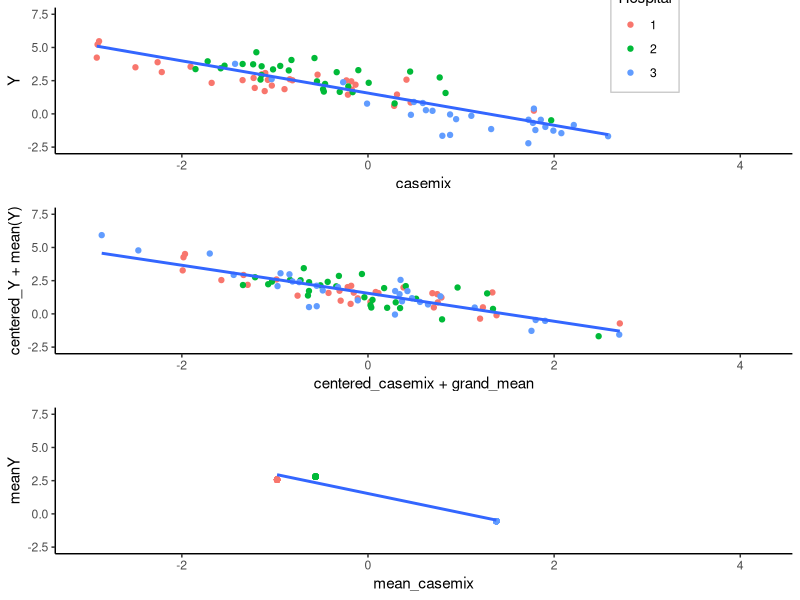

R code for this plot:
## Create a dataset with 3 hospitals
## Patient case mix is measured as a z-score
## Hospital 1 has average case mix of -1
## Hospital 2 has average case mix of 0
## Hospital 3 has average case mix of 1.5
## We sample 30 patients from each of the three hospitals

#setwd("../MLM_2020/Lab2")

library(tidyverse)
library(gridExtra)
set.seed(20160404)

n = 90 # total patients
N = 3 # total hospitals

lab2data = tibble(hospid = rep(1:N, each = n/N),
	      patientid = 1:n, 
	      counter = rep(1:(n/N),N),
	      casemix = rnorm(n,mean = 0,sd = 1) + 
	      	1.5*(hospid == 3) -
	      	1*(hospid==1))
save(lab2data, file = "lab2data.RData")

## Part I: Total = between = within
#load("lab2data.RData")

# Create calculated variables
lab2data =
lab2data %>%
group_by(hospid) %>%
mutate(mean_casemix = mean(casemix),
       centered_casemix = casemix - mean_casemix) %>%
ungroup %>%
mutate(grand_mean = mean(casemix), 
       grand_mean_centered_casemix = casemix - grand_mean)

# Generate patient satisfaction (Y)
# Assume the total variance in Y is 1 and the ICC is 0.4
lab2data = 
lab2data %>%
group_by(hospid) %>%
mutate(b0i = rnorm(1, 0, sqrt(0.4))) %>%
ungroup %>%
mutate(Y = 2 + b0i - 
       	1 * mean_casemix - 
       	1 * centered_casemix + 
       	rnorm(nrow(lab2data), 0,sqrt(0.6))) %>%
group_by(hospid) %>%
mutate(meanY = mean(Y),
       centered_Y = Y - mean(Y))

# Create a graph of the observed data
observed.plot<-
ggplot(lab2data) +
geom_point(aes(x = casemix, y = Y, color = factor(hospid)))+
theme_classic() +
theme(legend.position = c(.8, .8),
      legend.background = element_rect(color = "grey80"))+
scale_color_discrete("Hospital") +
xlim(-3, 4.2) + ylim(-2.5, 7.5)+
stat_smooth(aes(x = casemix, y = Y), method = "lm", se=F)

# Plot the between-hospital effects
between.plot <- 
ggplot(lab2data) +
geom_point(aes(x = mean_casemix, y = meanY, color = factor(hospid)))+
theme_classic() +
theme(legend.position = "none",
      legend.background = element_rect(color = "grey80"))+
scale_color_discrete("Hospital")+
xlim(-3, 4.2) + ylim(-2.5, 7.5) +
stat_smooth(aes(x = mean_casemix, y = meanY), method = "lm", se=F)

# Plot the within effects
within.plot <- 
ggplot(lab2data) +
geom_point(aes(x = centered_casemix + grand_mean, y = centered_Y + mean(Y), 
	   color = factor(hospid)))+
theme_classic() +
theme(legend.position = "none",
      legend.background = element_rect(color = "grey80"))+
scale_color_discrete("Hospital")+
xlim(-3, 4.2) + ylim(-2.5, 7.5) +
stat_smooth(aes(x = centered_casemix + grand_mean, y = centered_Y + mean(Y)), 
	method = "lm", se=F)

grid.arrange(observed.plot, within.plot, between.plot)

# Fit the models;
# Estimate the between, within, contextual and total effects
library(lme4)
fit1 = lmer(Y ~ mean_casemix + centered_casemix + (1|hospid), data = lab2data)
require(multcomp)
summary(glht(fit1, linfct = c("mean_casemix - centered_casemix = 0")))

print(summary(fit1))
fit2 = lmer(Y ~ casemix + (1| hospid), data = lab2data)
print(summary(fit2))
